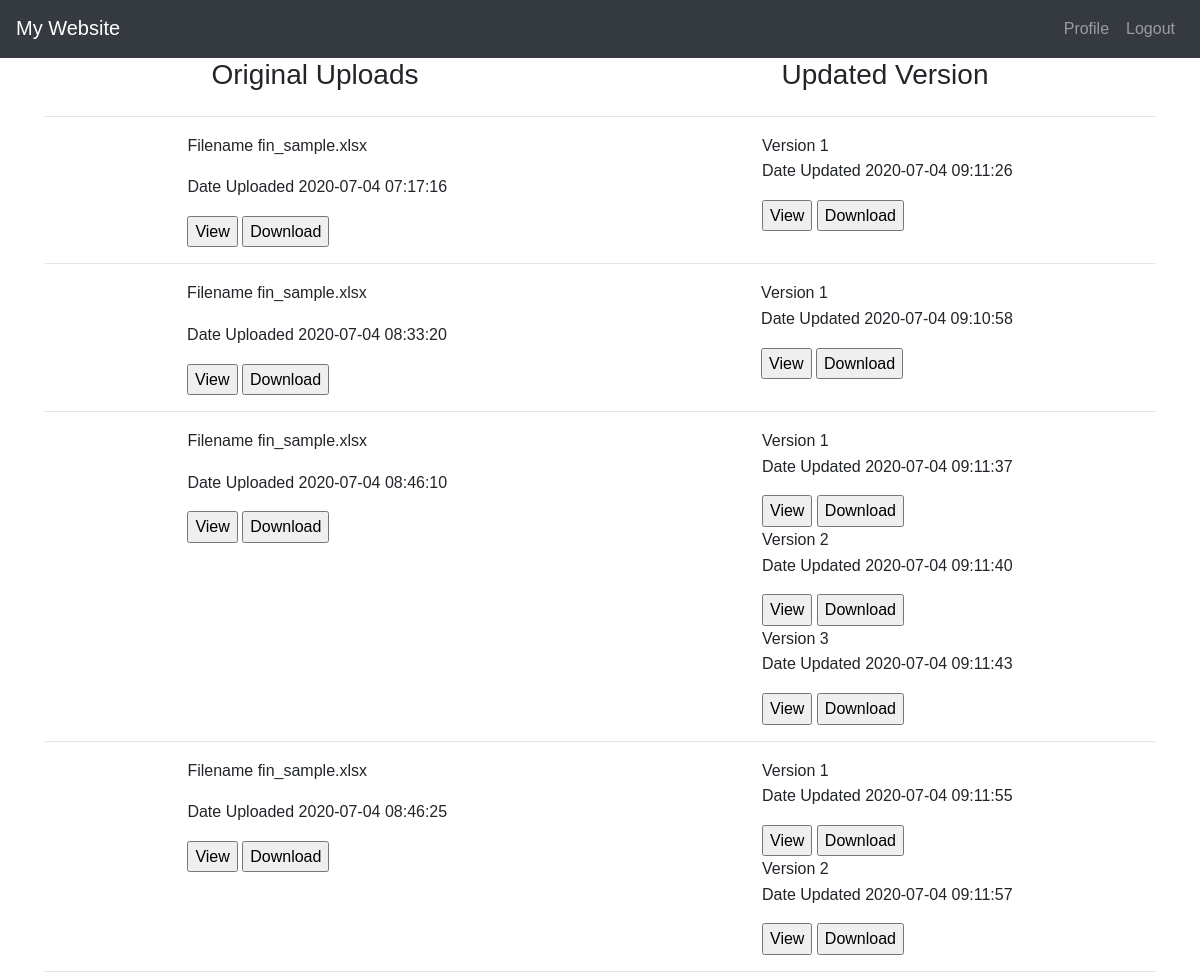
The page /profile/aftab1 (signed in) on the database as committed earlier.
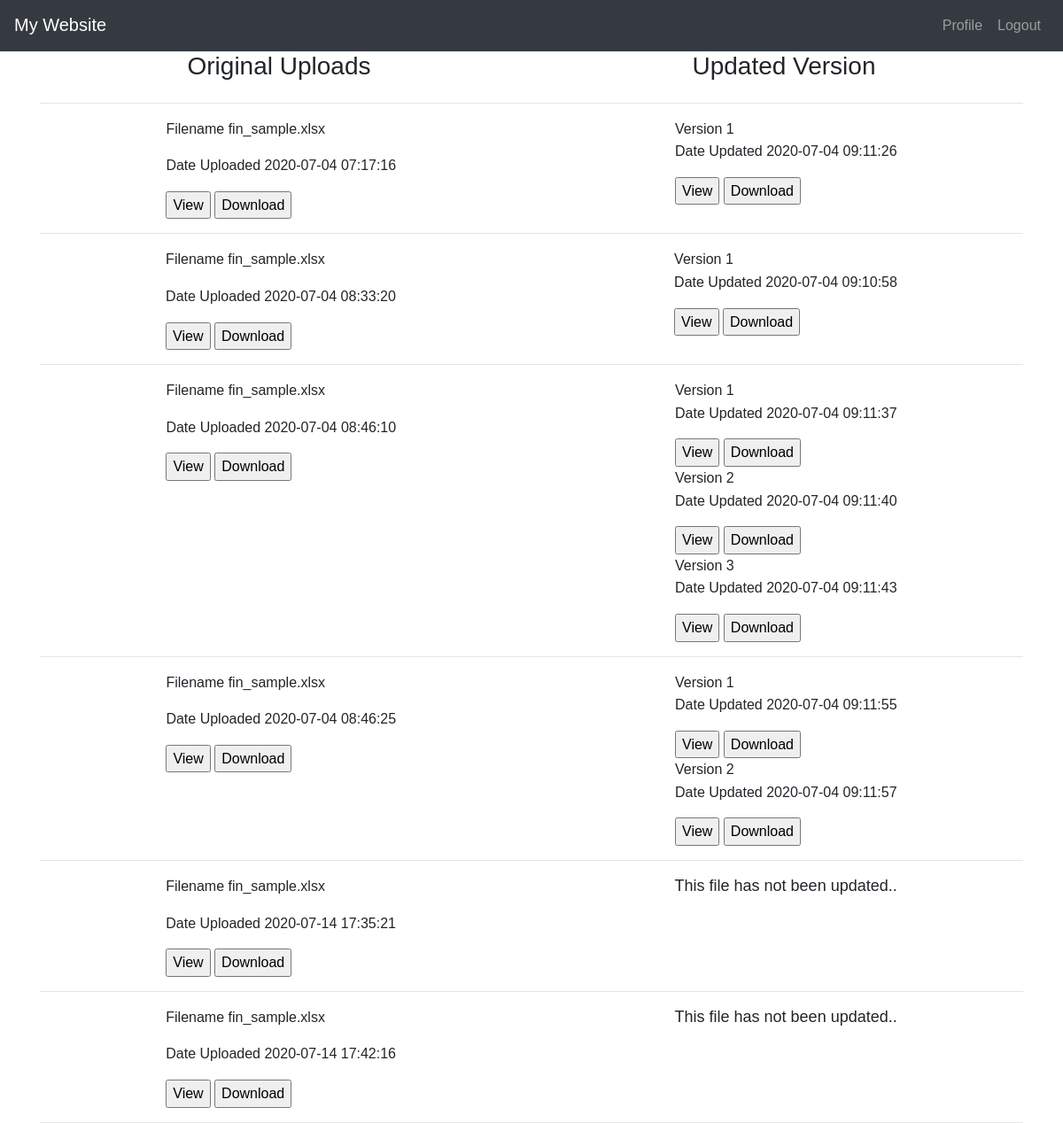
The same page on the database as committed later.
### app/blueprints/api/models.py (models this page shows, shortened)
class BaseFile(Base):
	__abstract__ = True
	filename = db.Column(db.String(150), nullable=False)
	public_id = db.Column(db.String(40), unique=True)
	directory = db.Column(db.String, nullable=False)

class File(BaseFile):
	user_id = db.Column(db.Integer, db.ForeignKey('user.id'))
	heading = db.relationship('Heading', backref='file', lazy=True)
	updated_files = db.relationship('UpdatedFile', backref='file', lazy=True)

class UpdatedFile(BaseFile):
	user_id = db.Column(db.Integer, db.ForeignKey('user.id'))
	file_id = db.Column(db.Integer, db.ForeignKey('file.id'))

### app/blueprints/auth/routes.py (the view)
@auth.route('/profile/<user>')
@login_required
def profile(user):
	all_file_list = get_user_files(current_user)
	print(all_file_list)
	return render_template("account.html", files=all_file_list)

### app/blueprints/auth/models.py (called while the page is built)
@login.user_loader
def load_user(user_id):
    return User.query.get(user_id)

### app/templates/account.html (shortened to what this page needs)
{% extends "base.html" %}
{% block contents %}
  <div class="row justify-content-around">
      <div class="col-xs-6">
        <h3>Original Uploads</h3>
      </div>
      <div class="col-xs-6">
        <h3>Updated Version</h3>
      </div>
    </div>
    <hr>
  {% for d in files %}
    <div class="row justify-content-around">
      <div class="col-xs-6">
        <p>Filename {{ d['filename']  }}</p>
        <p>  Date Uploaded {{ d['date_created']  }} </p>
        <input id="{{ d['file_id'] }}" type="button" value="View" class="modifyBtn">
        <input id="" type="button" value="Download" class="">
      </div>
      <div class="col-xs-6 d-flex flex-column">
      {% if d['updated_versions'] %}
          {% for f in d['updated_versions'] %}
            <p>
                Version {{ f['version']  }} <br>
                Date Updated {{ f['date_created']  }}
            </p>
            <div>
              <input id="{{ f['file_id'] }}" type="button" value="View" class="modifyBtn">
              <input id="" type="button" value="Download" class="">
            </div>
          {% endfor %}
        {% else %}
        <p style="font-size: 18px;">This file has not been updated.. </p>
        {% endif %}
      </div>
    </div>
    <hr>
  {% endfor %}
{% endblock %}

### app/templates/base.html (shortened to what this page needs)
<!doctype html>
<html lang="en">
  <head>
    <link rel="stylesheet" href="https://stackpath.bootstrapcdn.com/bootstrap/4.5.0/css/bootstrap.min.css">
    <link rel="stylesheet" href="{{ url_for('static', filename='jqueryui/jquery-ui.css') }}"/>
    <link rel="stylesheet" href="{{ url_for('static', filename='jqueryui/jquery-ui.structure.css') }}" />
    <link rel="stylesheet" href="{{ url_for('static', filename='jqueryui/jquery-ui.theme.css') }}" />
    <link rel="stylesheet" type="text/css" href="{{ url_for('static',filename='css/style.css') }}" />
        </head>
        <body>
          <header id="main-header">
            <nav class="navbar navbar-expand-md bg-dark navbar-dark">
              <a class="navbar-brand" href="{{ url_for('main.home') }}">My Website</a>
              <div class="collapse navbar-collapse" id="collapsibleNavbar">
                <ul class="navbar-nav ml-auto">
                  {% if current_user.is_anonymous %}
                    <li class="nav-item">
                      <a class="nav-link" href="{{ url_for('auth.login') }}">Login</a>
                    </li>
                    <li class="nav-item">
                      <a class="nav-link" href="{{ url_for('auth.register') }}">Register</a>
                    </li>
                  {% else %}
                    <li class="nav-item">
                      <a class="nav-link" href="{{ url_for('auth.profile', user=current_user.username) }}">Profile</a>
                    </li>
                    <li class="nav-item">
                      <button  type="button" class="btn btn-link nav-link" data-toggle="modal" data-target="#exampleModalCenter">
                      Logout
                      </button>
                    </li>
                  {% endif %}
                </ul>
              </div>
            </nav>
          </header>
        <div class="container">
          {% block contents %}
          {% endblock %}
        </div>
      </body>
    </html>

### app/static/css/style.css (style rules this page uses)
html, body { height: 100%; width: 100%; margin: 0; }
body { background-color: #fff; color:#212529; font-family:Arial,Helvetica, sans-serif; font-size:16px; line-height: 1.6em; }
a { color: inherit; text-decoration: none; }

Rows that differ between the two databases and show on the page:
added File: filename "fin_sample.xlsx", date_created "2020-07-14 17:35:21", shows "This file has not been updated.."
added File: filename "fin_sample.xlsx", date_created "2020-07-14 17:42:16", shows "This file has not been updated.."
